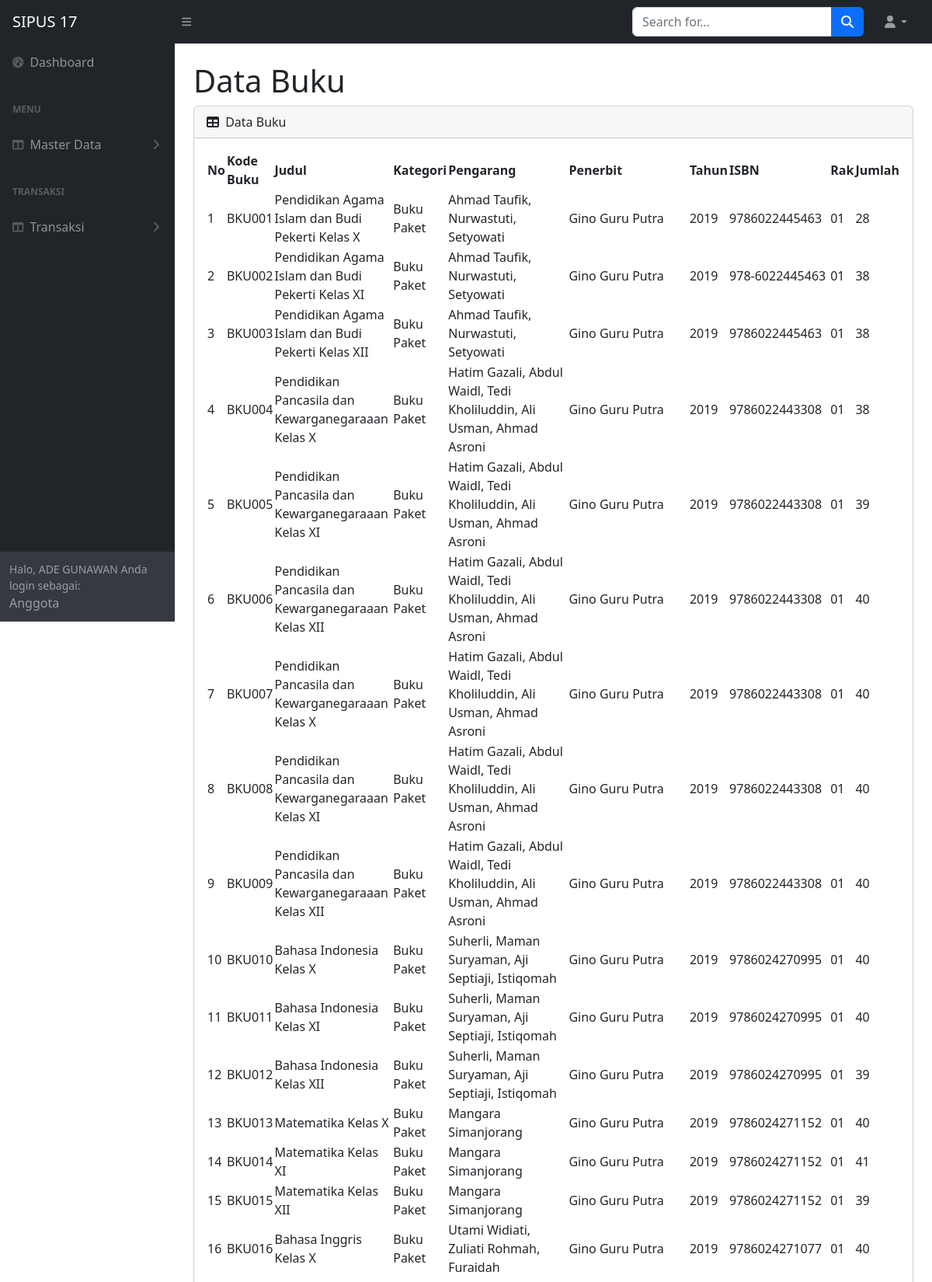
The app's page /anggota/tampil_buku.php (signed in, upper part) with its own data.
### tables this page shows
CREATE TABLE `buku` (
  `id_buku` varchar(50) NOT NULL,
  `judul` varchar(100) DEFAULT NULL,
  `id_kategori` int(11) DEFAULT NULL,
  `pengarang` varchar(225) DEFAULT NULL,
  `penerbit` varchar(225) DEFAULT NULL,
  `tahun` varchar(15) DEFAULT NULL,
  `isbn` varchar(30) DEFAULT NULL,
  `rak` varchar(30) DEFAULT NULL,
  `jumlah` int(11) DEFAULT NULL
);

CREATE TABLE `kategori` (
  `id_kategori` int(11) NOT NULL,
  `kategori` varchar(30) DEFAULT NULL
);

### anggota/tampil_buku.php (the view, shortened to what this page needs)
<!DOCTYPE html>
<html lang="en">
<head>
    <link href="https://cdn.jsdelivr.net/npm/simple-datatables@7.1.2/dist/style.min.css" rel="stylesheet" />
    <link href="../css/styles.css" rel="stylesheet" />
</head>
<body class="sb-nav-fixed">
    <?php include("../anggota/navbar.php"); ?>
    <div id="layoutSidenav_content">
        <main>
            <div class="container-fluid px-4">
                <h1 class="mt-4">Data Buku</h1>
                <div class="card mb-4">
                    <div class="card-header">
                        <i class="fas fa-table me-1"></i>
                        Data Buku
                    </div>
                    <div class="card-body">
                        <table id="datatablesSimple">
                            <thead>
                                <tr>
                                    <th>No</th>
                                    <th>Kode Buku</th>
                                    <th>Judul</th>
                                    <th>Kategori</th>
                                    <th>Pengarang</th>
                                    <th>Penerbit</th>
                                    <th>Tahun</th>
                                    <th>ISBN</th>
                                    <th>Rak</th>
                                    <th>Jumlah</th>
                                </tr>
                            </thead>
                            <tbody>
                                <?php
                                include('../koneksi.php');
                                $tampilbuku = mysqli_query($koneksi, "SELECT
                                buku.id_buku,
                                buku.judul,
                                kategori.kategori,
                                buku.pengarang,
                                buku.penerbit,
                                buku.tahun,
                                buku.isbn,
                                buku.rak,
                                buku.jumlah
                            FROM
                                buku
                                INNER JOIN
                                kategori
                                ON
                                    buku.id_kategori = kategori.id_kategori");
                                $no = 1;
                                while ($data = mysqli_fetch_array($tampilbuku)) {
                                    $id_buku = $data['id_buku'];
                                    $judul = $data['judul'];
                                    $kat = $data['kategori'];
                                    $pengarang = $data['pengarang'];
                                    $penerbit = $data['penerbit'];
                                    $tahun = $data['tahun'];
                                    $isbn = $data['isbn'];
                                    $rak = $data['rak'];
                                    $jumlah = $data['jumlah'];
                                    ?>
                                    <tr>
                                        <td>
                                            <?php echo $no++ ?>
                                        </td>
                                        <td>
                                            <?php echo $id_buku ?>
                                        </td>
                                        <td>
                                            <?php echo $judul ?>
                                        </td>
                                        <td>
                                            <?php echo $kat ?>
                                        </td>
                                        <td>
                                            <?php echo $pengarang ?>
                                        </td>
                                        <td>
                                            <?php echo $penerbit ?>
                                        </td>
                                        <td>
                                            <?php echo $tahun ?>
                                        </td>
                                        <td>
                                            <?php echo $isbn ?>
                                        </td>
                                        <td>
                                            <?php echo $rak ?>
                                        </td>
                                        <td>
                                            <?php echo $jumlah ?>
                                        </td>
                                    </tr>
                                <?php } ?>
                            </tbody>
                        </table>
                    </div>
                </div>
            </div>
        </main>
    </div>
</body>
</html>

### records on screen
buku: id_buku "BKU001", judul "Pendidikan Agama Islam dan Budi Pekerti Kelas X", id_kategori.kategori "Buku Paket", pengarang "Ahmad Taufik, Nurwastuti, Setyowati", penerbit "Gino Guru Putra", tahun "2019", isbn "9786022445463", rak "01", jumlah "28"
buku: id_buku "BKU002", judul "Pendidikan Agama Islam dan Budi Pekerti Kelas XI", id_kategori.kategori "Buku Paket", pengarang "Ahmad Taufik, Nurwastuti, Setyowati", penerbit "Gino Guru Putra", tahun "2019", isbn "978-6022445463", rak "01", jumlah "38"
buku: id_buku "BKU003", judul "Pendidikan Agama Islam dan Budi Pekerti Kelas XII", id_kategori.kategori "Buku Paket", pengarang "Ahmad Taufik, Nurwastuti, Setyowati", penerbit "Gino Guru Putra", tahun "2019", isbn "9786022445463", rak "01", jumlah "38"
buku: id_buku "BKU004", judul "Pendidikan Pancasila dan Kewarganegaraaan Kelas X", id_kategori.kategori "Buku Paket", pengarang "Hatim Gazali, Abdul Waidl, Tedi Kholiluddin, Ali Usman, Ahmad Asroni", penerbit "Gino Guru Putra", tahun "2019", isbn "9786022443308", rak "01", jumlah "38"
buku: id_buku "BKU005", judul "Pendidikan Pancasila dan Kewarganegaraaan Kelas XI", id_kategori.kategori "Buku Paket", pengarang "Hatim Gazali, Abdul Waidl, Tedi Kholiluddin, Ali Usman, Ahmad Asroni", penerbit "Gino Guru Putra", tahun "2019", isbn "9786022443308", rak "01", jumlah "39"
buku: id_buku "BKU006", judul "Pendidikan Pancasila dan Kewarganegaraaan Kelas XII", id_kategori.kategori "Buku Paket", pengarang "Hatim Gazali, Abdul Waidl, Tedi Kholiluddin, Ali Usman, Ahmad Asroni", penerbit "Gino Guru Putra", tahun "2019", isbn "9786022443308", rak "01", jumlah "40"
buku: id_buku "BKU007", judul "Pendidikan Pancasila dan Kewarganegaraaan Kelas X", id_kategori.kategori "Buku Paket", pengarang "Hatim Gazali, Abdul Waidl, Tedi Kholiluddin, Ali Usman, Ahmad Asroni", penerbit "Gino Guru Putra", tahun "2019", isbn "9786022443308", rak "01", jumlah "40"
buku: id_buku "BKU008", judul "Pendidikan Pancasila dan Kewarganegaraaan Kelas XI", id_kategori.kategori "Buku Paket", pengarang "Hatim Gazali, Abdul Waidl, Tedi Kholiluddin, Ali Usman, Ahmad Asroni", penerbit "Gino Guru Putra", tahun "2019", isbn "9786022443308", rak "01", jumlah "40"
buku: id_buku "BKU009", judul "Pendidikan Pancasila dan Kewarganegaraaan Kelas XII", id_kategori.kategori "Buku Paket", pengarang "Hatim Gazali, Abdul Waidl, Tedi Kholiluddin, Ali Usman, Ahmad Asroni", penerbit "Gino Guru Putra", tahun "2019", isbn "9786022443308", rak "01", jumlah "40"
buku: id_buku "BKU010", judul "Bahasa Indonesia Kelas X", id_kategori.kategori "Buku Paket", pengarang "Suherli, Maman Suryaman, Aji Septiaji, Istiqomah", penerbit "Gino Guru Putra", tahun "2019", isbn "9786024270995", rak "01", jumlah "40"
buku: id_buku "BKU011", judul "Bahasa Indonesia Kelas XI", id_kategori.kategori "Buku Paket", pengarang "Suherli, Maman Suryaman, Aji Septiaji, Istiqomah", penerbit "Gino Guru Putra", tahun "2019", isbn "9786024270995", rak "01", jumlah "40"
buku: id_buku "BKU012", judul "Bahasa Indonesia Kelas XII", id_kategori.kategori "Buku Paket", pengarang "Suherli, Maman Suryaman, Aji Septiaji, Istiqomah", penerbit "Gino Guru Putra", tahun "2019", isbn "9786024270995", rak "01", jumlah "39"
buku: id_buku "BKU013", judul "Matematika Kelas X", id_kategori.kategori "Buku Paket", pengarang "Mangara Simanjorang", penerbit "Gino Guru Putra", tahun "2019", isbn "9786024271152", rak "01", jumlah "40"
buku: id_buku "BKU014", judul "Matematika Kelas XI", id_kategori.kategori "Buku Paket", pengarang "Mangara Simanjorang", penerbit "Gino Guru Putra", tahun "2019", isbn "9786024271152", rak "01", jumlah "41"
buku: id_buku "BKU015", judul "Matematika Kelas XII", id_kategori.kategori "Buku Paket", pengarang "Mangara Simanjorang", penerbit "Gino Guru Putra", tahun "2019", isbn "9786024271152", rak "01", jumlah "39"
buku: id_buku "BKU016", judul "Bahasa Inggris Kelas X", id_kategori.kategori "Buku Paket", pengarang "Utami Widiati, Zuliati Rohmah, Furaidah", penerbit "Gino Guru Putra", tahun "2019", isbn "9786024271077", rak "01", jumlah "40"

### other values on screen
$_SESSION['nama_agt'] "ADE GUNAWAN"
